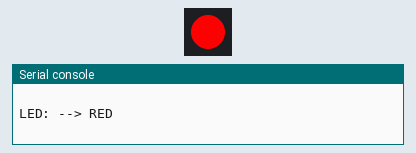
This program was run on a simulated Pycom board running MicroPython. Parts: 1 RGB LEDs in strip order, left to right, the last lines printed to the serial console.

Above: at 0.5 s.
At 1.5 s:
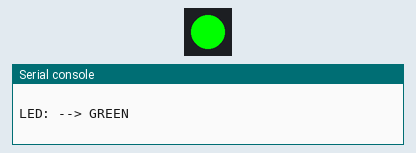
At 5.5 s:
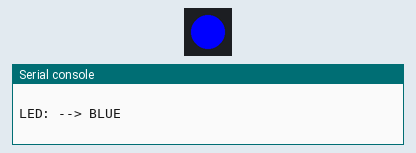
Timing chart, 0 to 6.9 s (numbered marks = the images above):
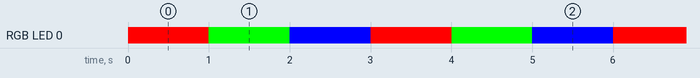

Measured:
- by itself, RGB LED 0: repeats every 3.0 s: RGB(0, 255, 0) 1.0 s, RGB(0, 0, 255) 1.0 s, RGB(255, 0, 0) 1.0 s
- by itself, everything shown: repeats every 3.0 s, in 3 steps

The program:

main.py
```python
# main.py -- put your code here!
import pycom
import time

print("Stopping HeartBeat !!! \r\n")
pycom.heartbeat(False)


while True:
    print( "LED: --> RED     \r\n" )
    pycom.rgbled(0xFF0000)  # Red
    time.sleep(1)

    print( "LED: --> GREEN   \r\n" )
    pycom.rgbled(0x00FF00)  # Green
    time.sleep(1)

    print( "LED: --> BLUE    \r\n" )
    pycom.rgbled(0x0000FF)  # Blue
    time.sleep(1)
```

boot.py
```python
# boot.py -- run on boot-up
import os
from machine import UART
uart = UART(0, 115200)
os.dupterm(uart)
```
